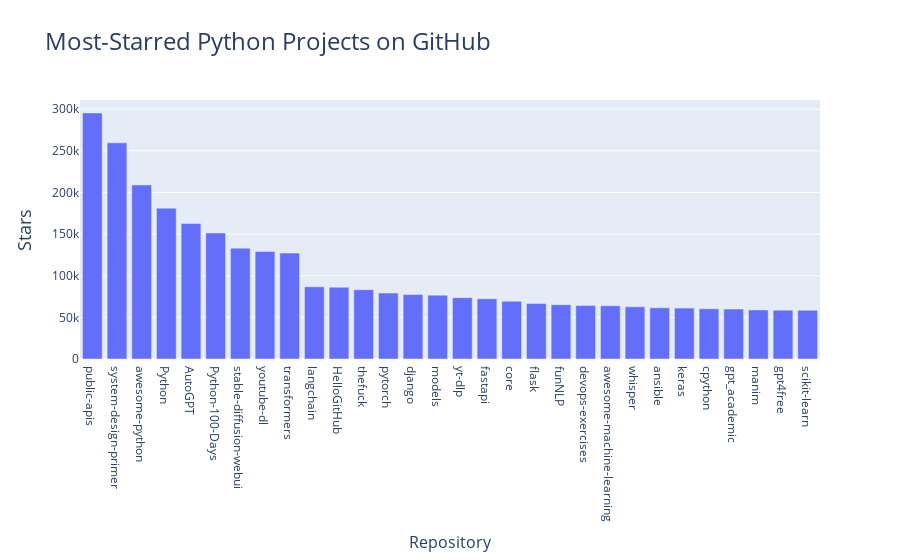

Source (notebook cell):
### Markdown cell above
### 17.2.1 设置图形的样式

### Code cell
import requests
import plotly.express as px
# 执行 API 调用并查看响应
url = "https://api.github.com/search/repositories"
url += "?q=language:python+sort:stars+stars:>10000"
headers = {"Accept": "application/vnd.github.v3+json"}
r = requests.get(url, headers=headers)
print(f"Status code: {r.status_code}")
# 处理结果
response_dict = r.json()
print(f"Complete results: {not response_dict['incomplete_results']}")
# 处理有关仓库的信息
repo_dicts = response_dict['items']
repo_names, stars = [], []
for repo_dict in repo_dicts:
    repo_names.append(repo_dict['name'])
    stars.append(repo_dict['stargazers_count'])
# 可视化
title = "Most-Starred Python Projects on GitHub"
labels = {'x': 'Repository', 'y': 'Stars'}
fig = px.bar(x=repo_names, y=stars, title=title, labels=labels)
fig.update_layout(title_font_size=24, xaxis_title_font_size=16,yaxis_title_font_size=18)
fig.show()

### Figure 1 — Plotly figure (JSON) as saved in the notebook; plotly's stock layout.template omitted (floating-point values rounded to 4 significant figures)
{"data": [{"alignmentgroup": "True", "hovertemplate": "Repository=%{x}<br>Stars=%{y}<extra></extra>", "legendgroup": "", "marker": {"color": "#636efa", "pattern": {"shape": ""}}, "name": "", "offsetgroup": "", "orientation": "v", "showlegend": false, "textposition": "auto", "type": "bar", "x": ["public-apis", "system-design-primer", "awesome-python", "Python", "AutoGPT", "Python-100-Days", "stable-diffusion-webui", "youtube-dl", "transformers", "langchain", "HelloGitHub", "thefuck", "pytorch", "django", "models", "yt-dlp", "fastapi", "core", "flask", "funNLP", "devops-exercises", "awesome-machine-learning", "whisper", "ansible", "keras", "cpython", "gpt_academic", "manim", "gpt4free", "scikit-learn"], "xaxis": "x", "y": [295530, 259628, 209022, 181192, 162811, 151361, 133129, 129242, 127228, 86713, 86267, 83294, 79219, 77437, 76707, 73704, 72293, 69319, 66745, 65208, 64328, 64026, 62699, 61537, 61140, 60353, 60015, 58909, 58604, 58555], "yaxis": "y"}], "layout": {"barmode": "relative", "legend": {"tracegroupgap": 0}, "title": {"font": {"size": 24}, "text": "Most-Starred Python Projects on GitHub"}, "xaxis": {"anchor": "y", "domain": [0, 1], "title": {"font": {"size": 16}, "text": "Repository"}}, "yaxis": {"anchor": "x", "domain": [0, 1], "title": {"font": {"size": 18}, "text": "Stars"}}}}
